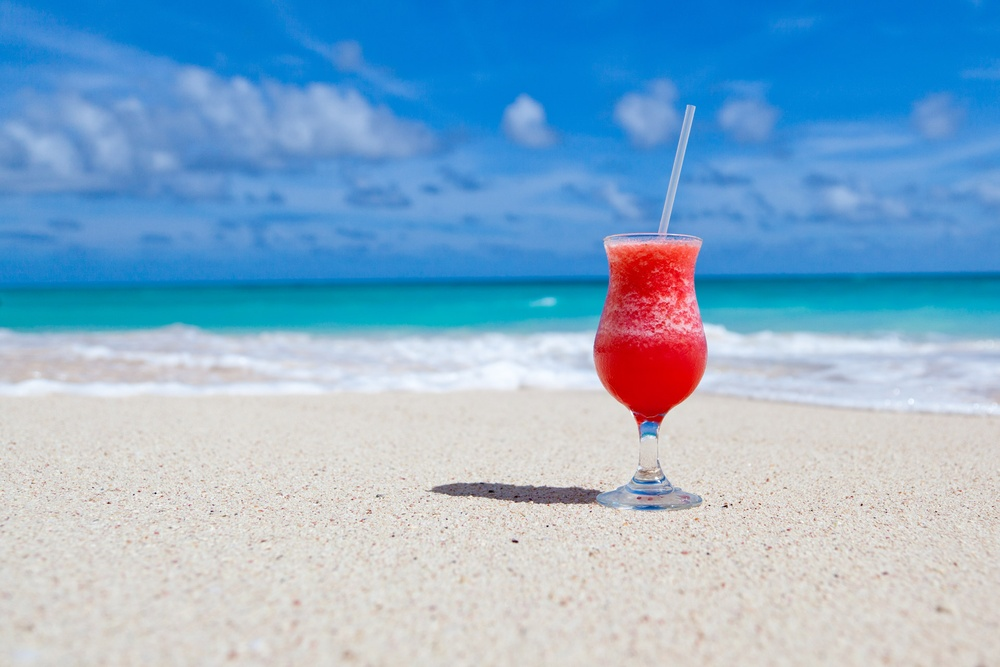
#> input picture numpy_problems/image_patch_similarity/misc_data/drink-on-beach.jpg, 1000 x 667 px, shrunk from 1920 x 1280 before the run, found by its file name
$ python convolution.py
#> lines starting #> are read from the running program, lines starting #| are printed output that depends on the picture
import numpy as np
from PIL import Image
import matplotlib.pyplot as plt
import matplotlib.patches as ptch

#Expand the project to include multiple filters
img = Image.open("..\image_patch_similarity\misc_data\drink-on-beach.jpg").convert('L')  # 'L' = grayscale
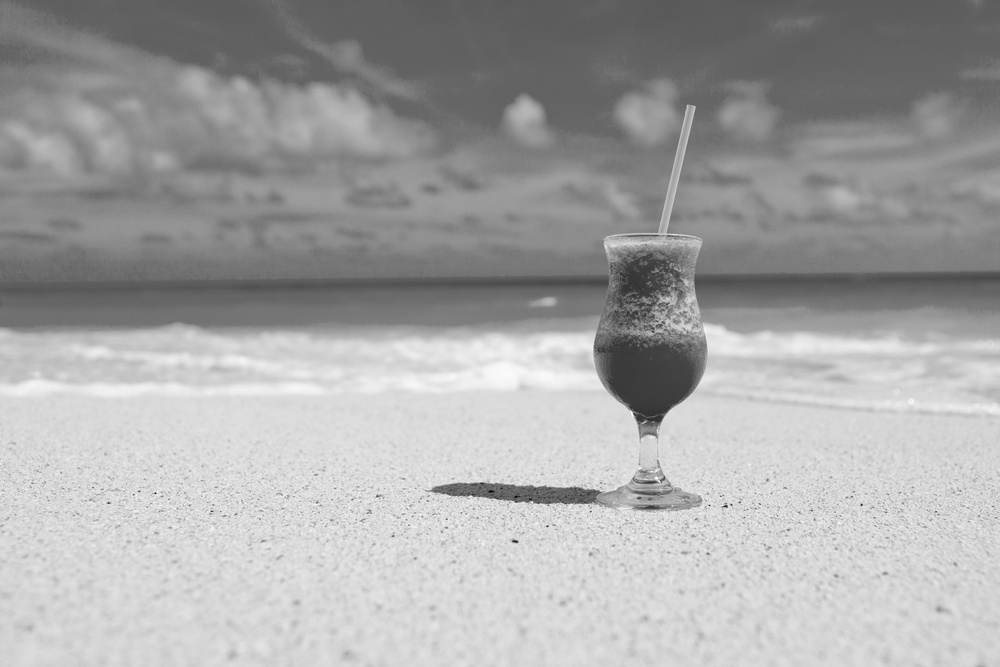
#> img: PIL image 1000x667 L; min 1, max 254, mean 166.1
img_array = np.array(img)


kernel = np.array([[1, 0, 0, 0, 0],
                   [0, 1, 0, 0, 0],
                   [0, 0, 1, 0, 0],
                   [0, 0, 0, 1, 0],
                   [0, 0, 0, 0, 1]])

stride = 2
padding = 0

if padding > 0:
    img_array = np.pad(img_array, ((padding, padding), (padding, padding)), mode='constant', constant_values=0)

H_in, W_in = img_array.shape
#> H_in = 667; W_in = 1000
K_h, K_w = kernel.shape

H_out = (H_in - K_h + 2*padding) // stride + 1
#> H_out = 332
W_out = (W_in - K_w + 2*padding) // stride + 1
#> W_out = 498

output_array = np.zeros((H_out, W_out))

for i in range(H_out):
    for j in range(W_out):
        h_start = i * stride
        h_end = h_start + K_h
        w_start = j * stride
        w_end = w_start + K_w

        patch = img_array[h_start:h_end, w_start:w_end]
        output_array[i, j] = np.sum(patch * kernel)
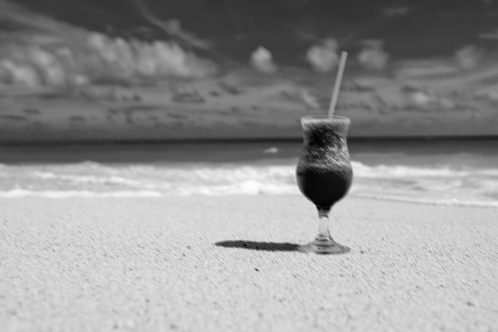
#> output_array: shape (332, 498) float64; min 258, max 1250, mean 830.9; drawn with min black and max white


plt.figure(figsize=(12,5))
plt.subplot(1,2,1)
plt.title("Original Image")
plt.imshow(img_array, cmap='gray')
plt.axis('off')

plt.subplot(1,2,2)
plt.title("Convolved Image")
plt.imshow(output_array, cmap='gray')
plt.axis('off')

plt.show()
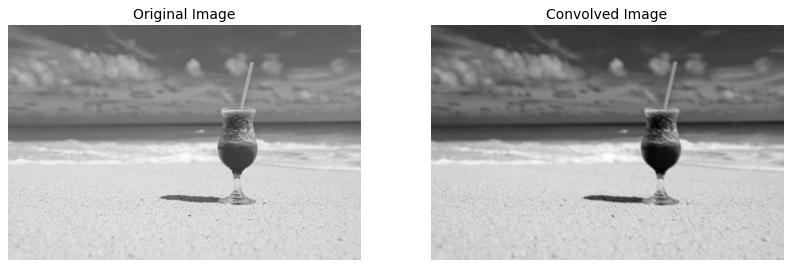
#> figure drawn by matplotlib, 2 panels

$ run again, with numpy_problems/image_patch_similarity/misc_data/morpho-butterfly-1452254349NBZ.jpg copied over numpy_problems/image_patch_similarity/misc_data/drink-on-beach.jpg
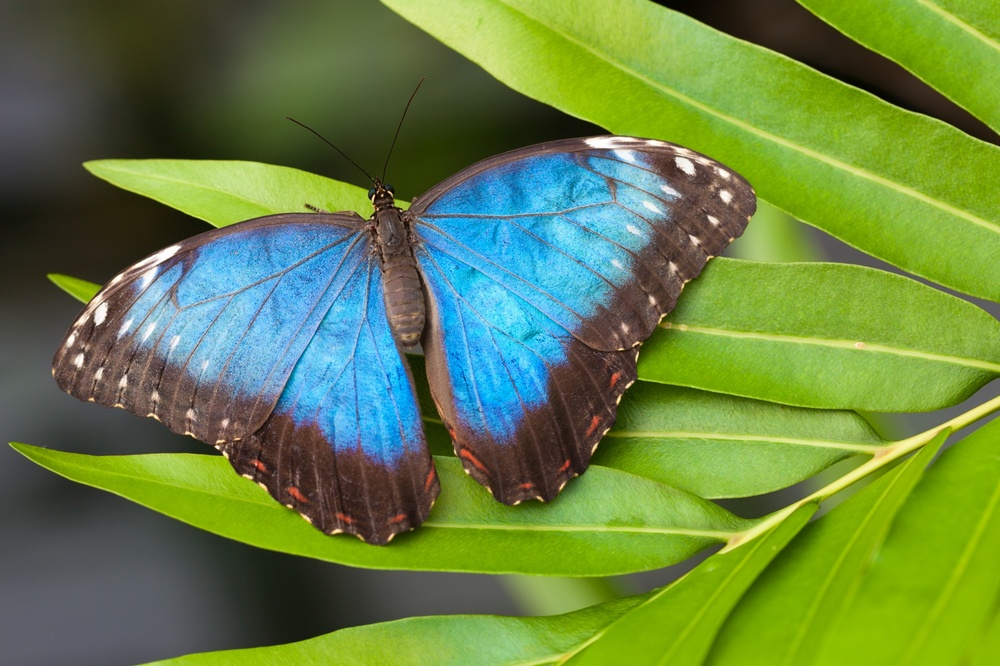
#> input picture numpy_problems/image_patch_similarity/misc_data/morpho-butterfly-1452254349NBZ.jpg, 1000 x 666 px, shrunk from 1920 x 1279 before the run, found by its file name
#> after the loop `for i in range(H_out):`:
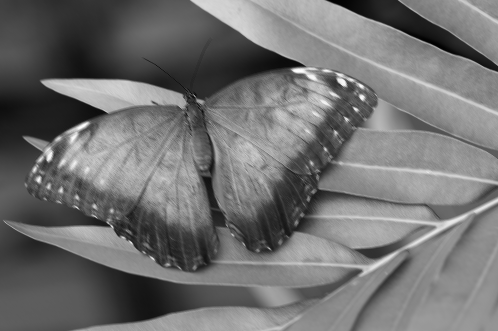
#> output_array: shape (331, 498) float64; min 22, max 1270, mean 577.8; drawn with min black and max white
#> `plt.show()`:
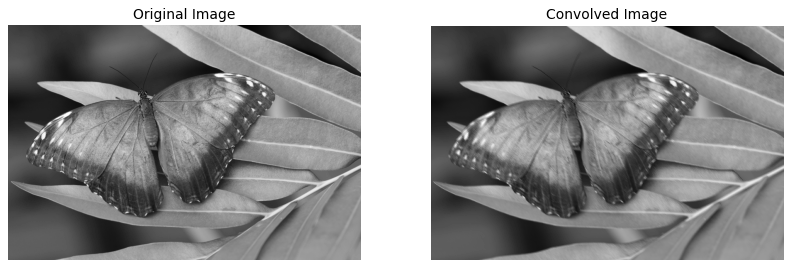
#> figure drawn by matplotlib, 2 panels

$ run again, with numpy_problems/image_patch_similarity/misc_data/similar_patches.jpg copied over numpy_problems/image_patch_similarity/misc_data/drink-on-beach.jpg
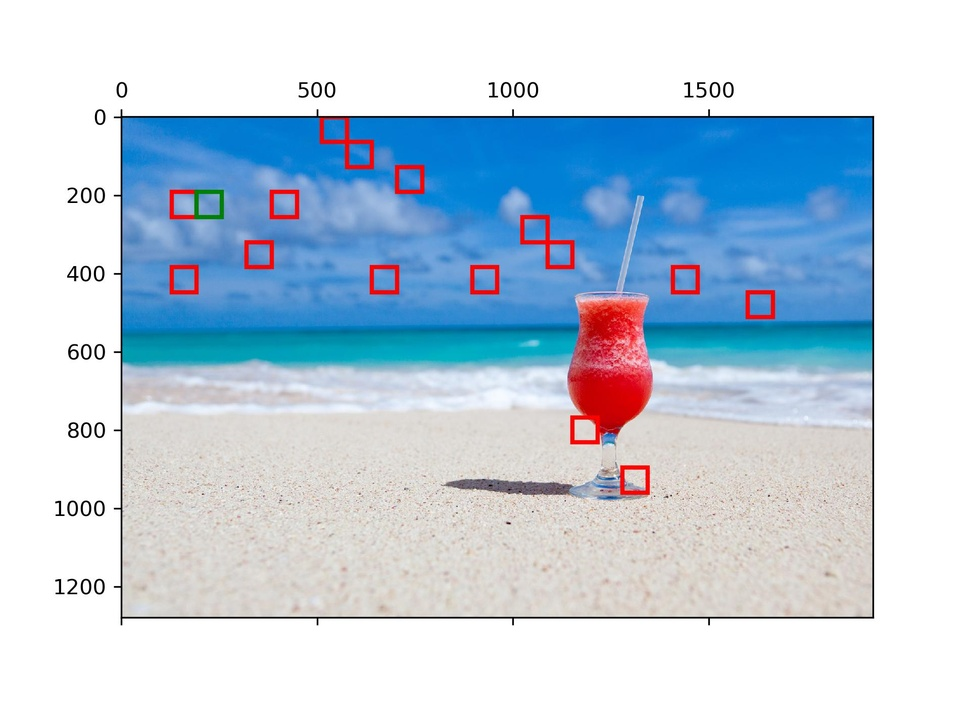
#> input picture numpy_problems/image_patch_similarity/misc_data/similar_patches.jpg, 970 x 727 px, shrunk from 1920 x 1440 before the run, found by its file name
#> after the loop `for i in range(H_out):`:
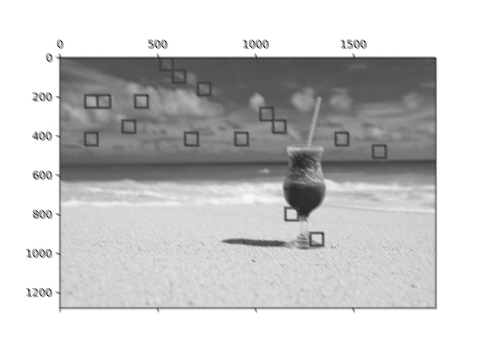
#> output_array: shape (362, 483) float64; min 85, max 1275, mean 1022.6; drawn with min black and max white
#> `plt.show()`:
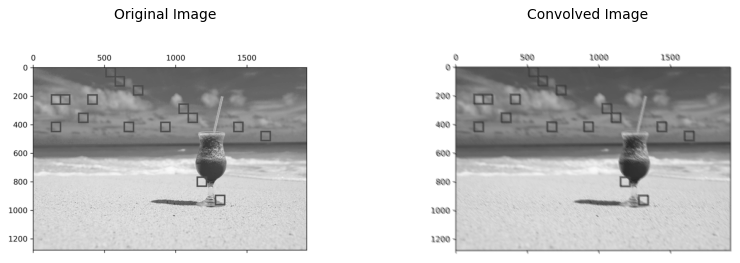
#> figure drawn by matplotlib, 2 panels
